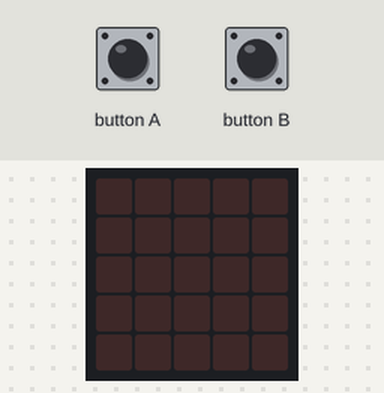
A program run on a simulated BBC micro:bit (MakeCode). On the bench: the board's 5×5 LED display. The inputs (shaded band) are chosen by the test bench.

Above: at 1.2 s.
1.3 s: button A pressed for 0.15 s
At 2.5 s:
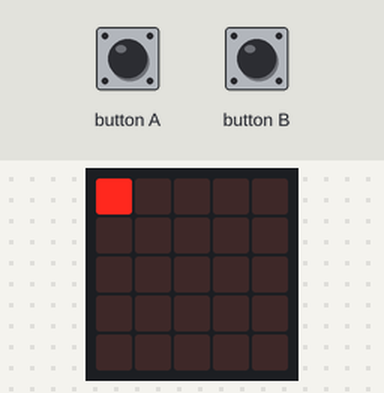
4.4 s: button B pressed for 0.15 s
7.5 s: button A pressed for 0.15 s
At 8.8 s:
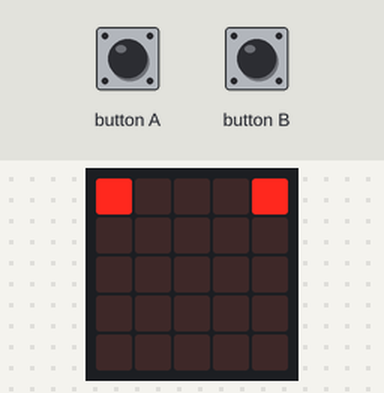
10.5 s: button B pressed for 0.15 s
At 14.2 s:
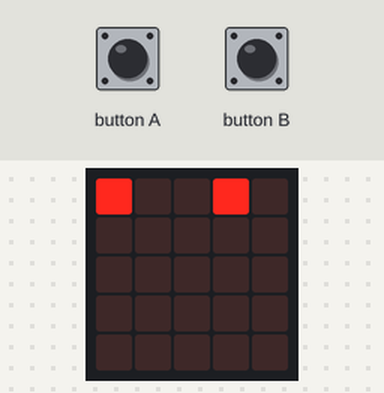
Timing chart, 0 to 15.7 s (numbered marks = the images above; inputs shaded):
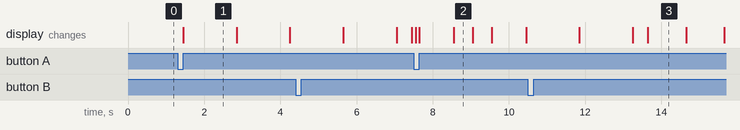

The program:

main.ts
```typescript
let posizione = 0
input.onButtonPressed(Button.A, function () {
    basic.showLeds(`
        # . . . .
        . . . . .
        . . . . .
        . . . . .
        . . . . .
        `)
    basic.pause(1000)
    basic.showLeds(`
        # # . . .
        . . . . .
        . . . . .
        . . . . .
        . . . . .
        `)
    basic.pause(1000)
    basic.showLeds(`
        # # # . .
        . . . . .
        . . . . .
        . . . . .
        . . . . .
        `)
    basic.pause(1000)
    basic.showLeds(`
        # # # # .
        . . . . .
        . . . . .
        . . . . .
        . . . . .
        `)
    basic.pause(1000)
    basic.showLeds(`
        # # # # #
        . . . . .
        . . . . .
        . . . . .
        . . . . .
        `)
    basic.clearScreen()
})
input.onButtonPressed(Button.B, function () {
    while (posizione < 5) {
        led.plot(0, 0)
        basic.pause(1000)
        led.plot(posizione + 1, 0)
        posizione += 1
    }
    posizione = 0
    basic.clearScreen()
})
```

test.ts
```typescript
// i test vanno qui; questi non saranno compilati quando questo pacchetto viene usato come estensione.
```

Measured:
- after the input at 1.3 s, the display: changes after 0.15 s (image 1)
- after the input at 7.5 s, the display: first differs from a run without the input after 0.15 s (image 2 shows a later state)
- after the input at 10.5 s, the display: first differs from a run without the input after 3.2 s (image 3)
- what the display in image 1 shows lasts 1.4 s, from 1.5 s to 2.9 s
- what the display in image 2 shows lasts 0.5 s, from 8.6 s to 9.1 s
